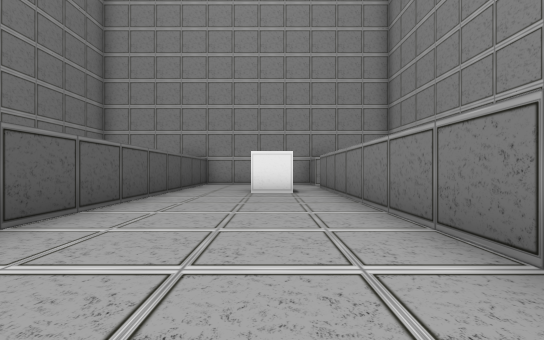
[1] (above)

12 first-person views from a walk through a scene from a Unity 3-D project. The camera is 0.55 m above the floor, looks level and sees 90° across. The floor is counted in squares, 1 m on a side. Each view is taken from the middle of a square. On the plan, view 1 faces up. The plan holds only what a view shows up to about 9 squares ahead; the rest is blank. The player is left out.

[2]
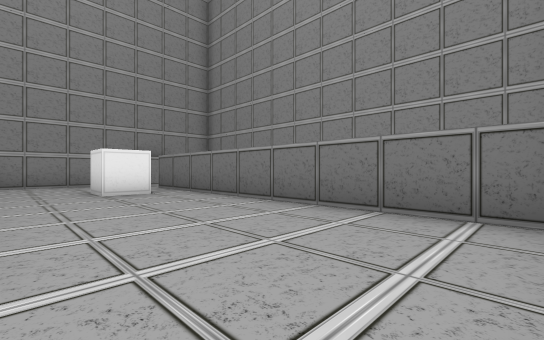

[3]
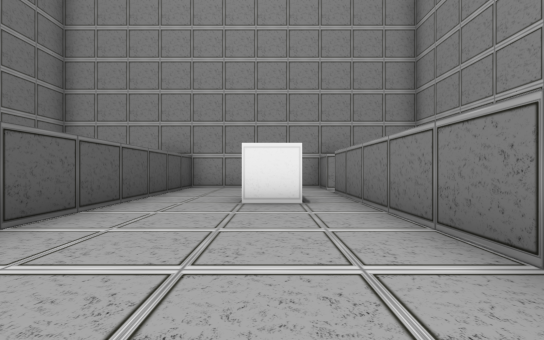

[4]
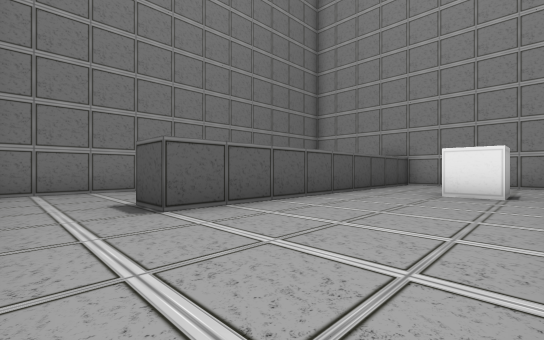

[5]
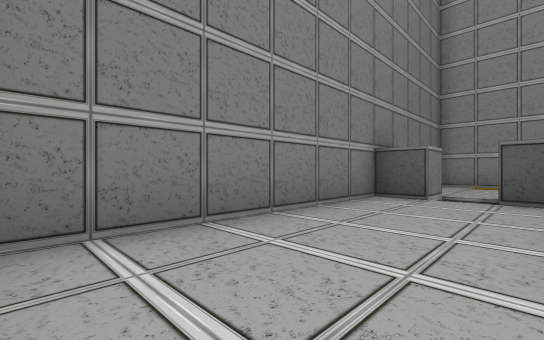

[6]
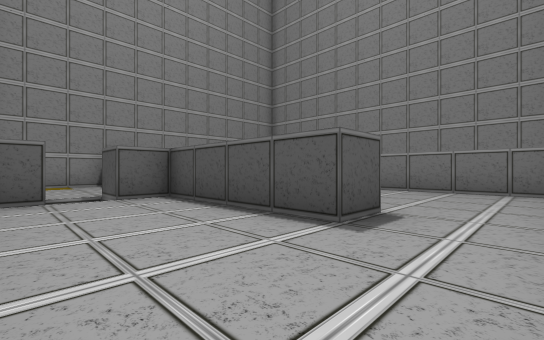

[7]
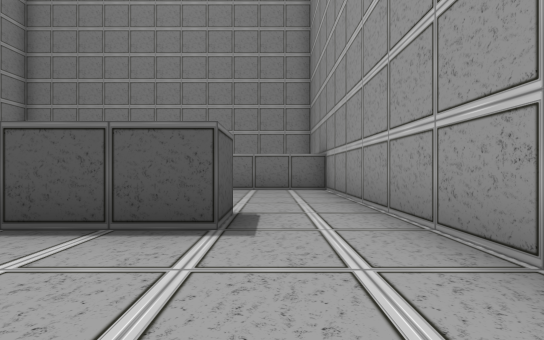

[8]
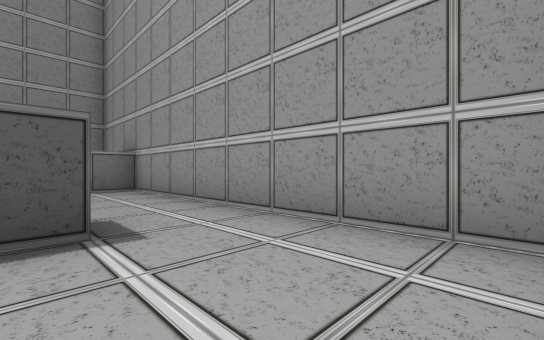

[9]
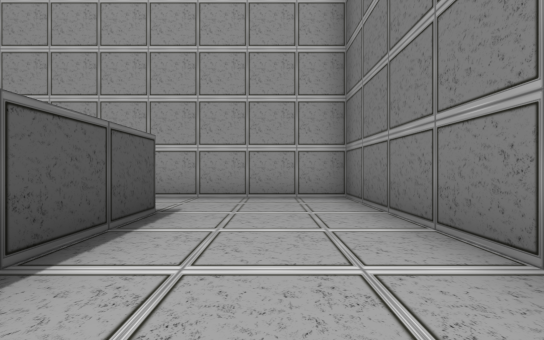

[10]
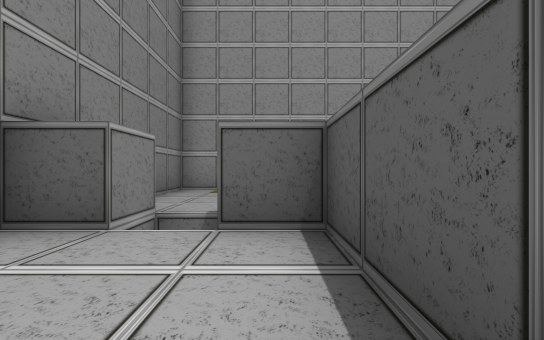

[11]
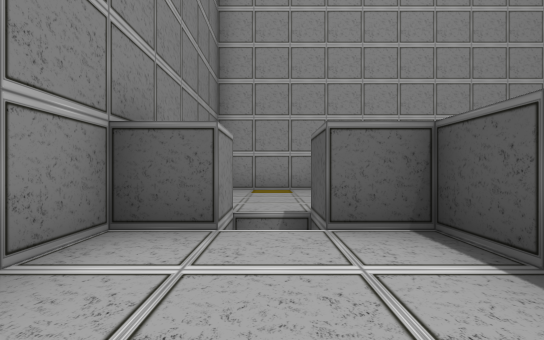

[12]
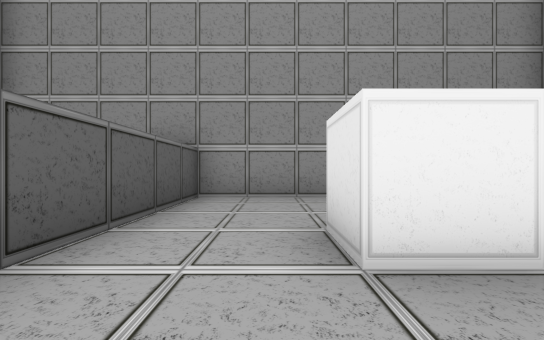

### Floor plan
Ten units are one square. View 1 is at (0, 0); x grows to the right and y downward. Boxes are objects, and circles mark ways between rooms. Rooms are numbered by the first view taken in them; rooms with no view inside come last. Other rooms are left out.
<svg viewBox="-70 -110 90 120">
<path fill="none" stroke="#000" d="M15 -95 15 -105 -25 -105 -25 -15M-25 5 15 5 15 -85M-25 -15 -35 -15 -35 -55 -45 -55 -45 -65M-55 -65 -55 -55 -65 -55 -65 5 -25 5M-38 -105 -65 -105 -65 -88"/>
<rect x="-5" y="-75" width="10" height="10" fill="#bbb"><title>other object</title></rect>
<circle cx="-30" cy="-5" r="3" fill="#2a7"/>
<circle cx="-50" cy="-60" r="3" fill="#2a7"/>
<text x="0" y="-50">1</text>
<text x="-50" y="-20">2</text>
<text x="-40" y="-80">3</text>
</svg>
Room 1 opens to room 2. Room 2 opens to room 3.

Where each view was taken, in squares from view 1:
view 1: 0 up, 0 right, facing up
view 2: 0 up, 2 left, facing up-right
view 3: 2 up, 0 right, facing up
view 4: 0 up, 1 right, facing up-left
view 5: 0 up, 4 left, facing up-left
view 6: 0 up, 6 left, facing up-right
view 7: 1 up, 6 left, facing right
view 8: 2 up, 6 left, facing down-right
view 9: 5 up, 5 left, facing down
view 10: 3 up, 4 left, facing up
view 11: 3 up, 5 left, facing up
view 12: 5 up, 1 left, facing up
